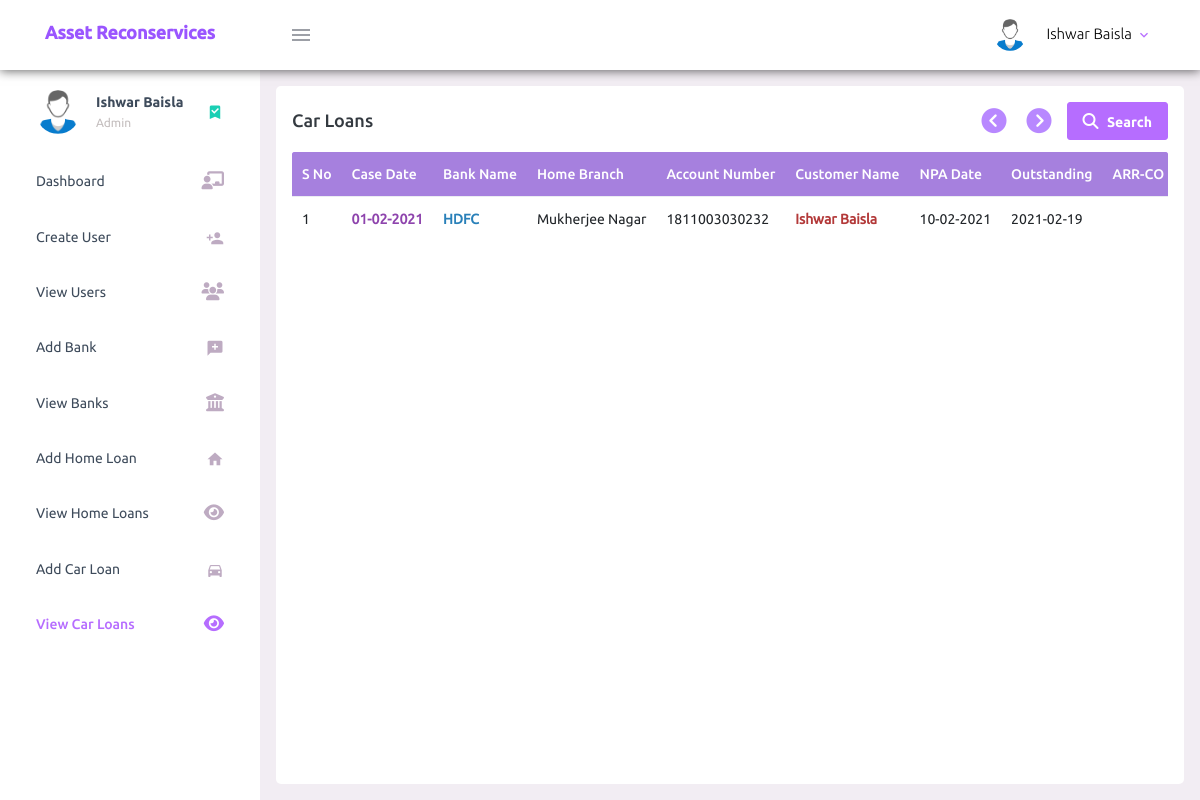
The app's page /view-car-loans.php (signed in) with its own data.
### tables this page shows
CREATE TABLE `car_loan` (
  `car_loan_cid` int(11) NOT NULL,
  `case_date` date NOT NULL,
  `bank_name` varchar(200) NOT NULL,
  `home_branch` varchar(200) NOT NULL,
  `account_number` varchar(200) NOT NULL,
  `customer_name` varchar(200) NOT NULL,
  `npa_date` date NOT NULL,
  `outstanding` date NOT NULL,
  `arr_co_nd` varchar(200) NOT NULL,
  `notice13_sent_on` date NOT NULL,
  `principal_outstanding` varchar(200) NOT NULL,
  `bounce_charges` varchar(200) NOT NULL,
  `overdue_charges` varchar(200) NOT NULL,
  `other_charges` varchar(200) NOT NULL,
  `loan_emi_amount` varchar(200) NOT NULL,
  `no_of_emi_outstanding` int(11) NOT NULL,
  `reg_no` varchar(200) NOT NULL,
  `residence_address` varchar(200) NOT NULL,
  `residence_contact_no` varchar(200) NOT NULL,
  `office_address` varchar(200) NOT NULL,
  `office_contact_no` varchar(200) NOT NULL,
  `make` varchar(200) NOT NULL,
  `engine_no` varchar(200) NOT NULL,
  `chassis_no` varchar(200) NOT NULL,
  `tenure` varchar(200) NOT NULL,
  `co_applicant_name` varchar(200) NOT NULL,
  `co_applicant_mobile` varchar(200) NOT NULL,
  `co_applicant_address` varchar(200) NOT NULL,
  `employer_name` varchar(200) NOT NULL,
  `employer_mobile` varchar(200) NOT NULL,
  `employer_address` varchar(200) NOT NULL,
  `amount_recovered` varchar(200) NOT NULL,
  `bill_raised` varchar(200) NOT NULL,
  `payment_received` varchar(200) NOT NULL,
  `approved` tinyint(4) NOT NULL,
  `case_status` tinyint(4) NOT NULL
);

### view-car-loans.php (the view, shortened to what this page needs)
<?php
    require_once('connection.php');
    $db_error = '';
    $result_array = array();
    $control = 0;
    $error_occured = 0;
    if($error_occured || !$control){
      $sql = "SELECT * FROM car_loan";
      $result = $conn->query($sql);
      if($conn->error != ''){
          $_SESSION['error_msg'] = 'Something went wrong!';
          $db_error = $conn->error;
      }
      else if($result->num_rows == 0){
          $_SESSION['note_msg'] = 'Add a Car Loan';
          header('Location: car-loan.php');
          exit;
      }
      else{
        while($row = $result->fetch_assoc()){
          array_push($result_array, $row);
        }
      }
    }
?>
<!DOCTYPE html>
<html lang="en">
  <head>
    <?php require 'includes/layout.php'; ?>
  </head>
  <body>
    <div class="container-scroller">
      <?php require 'includes/dashboard-header.php'; ?>
      <div class="container-fluid page-body-wrapper">
        <?php require 'includes/side-navigation.php'; ?>
        <div class="main-panel">
          <div class="content-wrapper">
            <div class="row ht-100">
              <div class="col-lg grid-margin stretch-card mb-0">
                <div class="card">
                  <div class="card-body set-table-height">
                    <h4 class="card-title form-inline justify-content-between">
                    Car Loans
                    <div class="form-inline">
                      <div class="table-scroll-btn-container">
                        <?php if(sizeof($result_array) > 0){ ?>
                        <div class="table-scroll-btn">
                          <span id="scroll-to-left-end-of-div">
                              <i  class="fas fa-chevron-circle-left"></i>
                          </span>
                          <span id="scroll-to-right-end-of-div" >
                              <i class="fas fa-chevron-circle-right"></i>
                          </span>
                        </div>
                        <?php } ?>
                      </div>
                      <?php if(sizeof($result_array) > 0){ ?>
                      <button id="show-search-popup" class="btn btn-primary">
                          <i class="fas fa-search"></i>
                          Search
                      </button>
                      <?php } ?>
                    </div>
                    </h4>
                    <div class="table-container">
                    <?php if($db_error == ''){ ?>
                        <?php if(sizeof($result_array) > 0){ ?>
                            <table class="table table-hover">
                              <thead>
                                <tr>
                                  <th>S No</th>
                                  <th>Case Date</th>
                                  <th>Bank Name</th>
                                  <th>Home Branch</th>
                                  <th>Account Number</th>
                                  <th>Customer Name</th>
                                  <th>NPA Date</th>
                                  <th>Outstanding</th>
                                  <th>ARR-CO ND</th>
                                </tr>
                              </thead>
                            <tbody>
                            <?php
                                $serial_no = 1;
                                foreach ($result_array as $car_loan){
                                    $date = $car_loan['case_date'];
                                    $case_date = new DateTime($date);
                                    $date = $car_loan['npa_date'];
                                    $npa_date = new DateTime($date);
                                    ?>
                                    <tr>
                                      <td><?php echo $serial_no; ?></td>
                                      <td class="case-date"><?php echo $car_loan['case_date']!= '0000-00-00'? $case_date->format('d-m-Y') : '-'; ?></td>
                                      <td class="bank"><?php echo $car_loan['bank_name']; ?></td>
                                      <td><?php echo $car_loan['home_branch']; ?></td>
                                      <td><?php echo $car_loan['account_number']; ?></td>
                                      <td class="borrower text-capitalize"><?php echo $car_loan['customer_name']; ?></td>
                                      <td><?php echo $car_loan['npa_date']!= '0000-00-00'? $npa_date->format('d-m-Y') : '-'; ?></td>
                                      <td><?php echo $car_loan['outstanding']!= '0000-00-00'? $car_loan['outstanding'] : '-'; ?></td>
                                      <td><?php echo $car_loan['arr_co_nd']; ?></td>
                                    </tr>
                                    <?php
                                    $serial_no += 1;
                                }
                            ?>
                            </tbody>
                            </table>
                        <?php } ?>
                    <?php } ?>
                    </div>
                  </div>
                </div>
              </div>
            </div>
          </div>
        </div>
      </div>
    </div>
  </body>
</html>

### records on screen
car_loan: case_date "01-02-2021", bank_name "HDFC", home_branch "Mukherjee Nagar", account_number "1811003030232", customer_name "Ishwar Baisla", npa_date "10-02-2021", outstanding "2021-02-19"

### other values on screen
$_SESSION['user_full_name'] "Ishwar Baisla"
